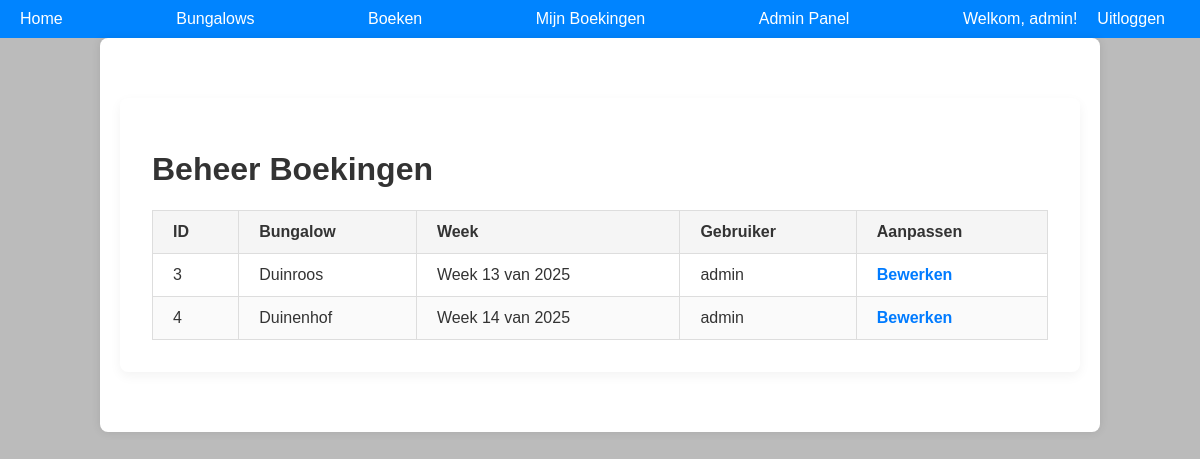
/admin/bookings (signed in), run on an earlier commit of the app's database.
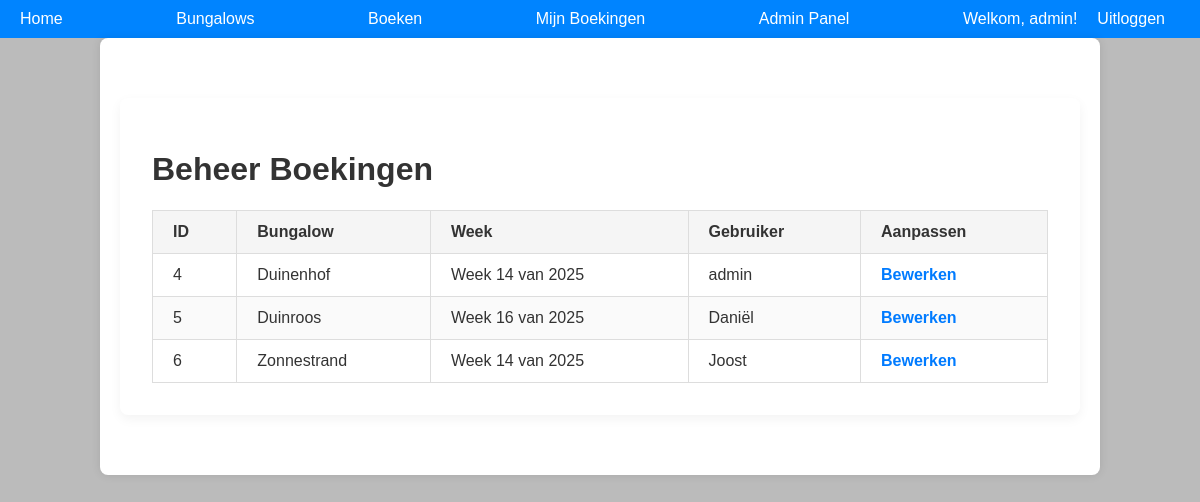
And on a later commit of the database.
### models/models.py (models this page shows, shortened)
class Guest(db.Model, UserMixin):
    id = db.Column(db.Integer, primary_key=True)
    username = db.Column(db.String(80), unique=True, nullable=False)
    email = db.Column(db.String(120), unique=True, nullable=False)  # Nieuw email veld
    password = db.Column(db.String(200), nullable=False)
    is_admin = db.Column(db.Boolean, default=False)  # Veld voor adminrechten

class Booking(db.Model):
    id = db.Column(db.Integer, primary_key=True)
    guest_id = db.Column(db.Integer, db.ForeignKey('guest.id'), nullable=False)
    bungalow_id = db.Column(db.Integer, db.ForeignKey('bungalow.id'), nullable=False)
    week = db.Column(db.Integer, nullable=False)  # Stores week number (1-52)
    guest = db.relationship('Guest', backref='bookings')
    bungalow = db.relationship('Bungalow', backref='bookings')

class Bungalow(db.Model):
    id = db.Column(db.Integer, primary_key=True)
    name = db.Column(db.String(100), unique=True, nullable=False)
    type_id = db.Column(db.Integer, db.ForeignKey('bungalow_type.id'), nullable=False)
    bungalow_type = db.relationship('BungalowType', backref='bungalows')

### app.py (the view)
@app.route('/admin/bookings')
@login_required
def admin_bookings():
    if not current_user.is_admin:
        return redirect(url_for('home'))  # Alleen admin toegang
    bookings = Booking.query.all()
    return render_template('admin_bookings.html', bookings=bookings)

### app.py (called while the page is built)
@login_manager.user_loader
def load_user(user_id):
    return Guest.query.get(int(user_id))

### templates/admin_bookings.html (shortened to what this page needs)
{% extends 'base.html' %}
{% block content %}
<div class="admin-bookings-container">
    <h1>Beheer Boekingen</h1>
    <table class="bookings-table">
        <thead>
            <tr>
                <th>ID</th>
                <th>Bungalow</th>
                <th>Week</th>
                <th>Gebruiker</th>
                <th>Aanpassen</th>
            </tr>
        </thead>
        <tbody>
            {% for booking in bookings %}
            <tr>
                <td>{{ booking.id }}</td>
                <td>{{ booking.bungalow.name }}</td>
                <td>Week {{ booking.week % 100 }} van {{ booking.week // 100 }}</td>
                <td>{{ booking.guest.username }}</td>
                <td><a href="{{ url_for('edit_booking', booking_id=booking.id) }}" class="edit-link">Bewerken</a></td>
            </tr>
            {% endfor %}
        </tbody>
    </table>
</div>
{% endblock %}

### templates/base.html (shortened to what this page needs)
<!DOCTYPE html>
<html lang="nl">
<head>
    <link rel="stylesheet" href="{{ url_for('static', filename='css/style.css') }}">
</head>
<body>
    <nav class="nav-container">
        <a href="{{ url_for('home') }}">Home</a>
        <a href="{{ url_for('bungalows') }}">Bungalows</a>
        <a href="{{ url_for('booking') }}">Boeken</a>
        {% if current_user.is_authenticated %}
        <a href="{{ url_for('my_bookings') }}">Mijn Boekingen</a>
        {% endif %}
        {% if current_user.is_authenticated and current_user.is_admin %}
            <a href="{{ url_for('admin') }}">Admin Panel</a>
        {% endif %}
        <div class="account-section">
            {% if current_user.is_authenticated %}
                <span>Welkom, {{ current_user.username }}!</span>
                <a href="{{ url_for('logout') }}">Uitloggen</a>
            {% else %}
                <a href="{{ url_for('login') }}">Inloggen</a> |
                <a href="{{ url_for('register') }}">Registreren</a>
            {% endif %}
        </div>
    </nav>
    <div class="container">
        {% block content %}{% endblock %}
    </div>
</body>
</html>

### static/css/style.css (style rules this page uses)
body { font-family: Arial, sans-serif; margin: 0; padding: 0; background-color: #bbbbbb; color: #333; }
.nav-container { display: flex; justify-content: space-between; align-items: center; background-color: #0084ff; padding: 10px 20px; }
nav a { color: white; text-decoration: none; margin-right: 15px; }
.account-section { color: white; display: flex; align-items: center; }
.account-section span { margin-right: 10px; }
.account-section a { color: white; text-decoration: none; margin-left: 10px; }
.container { width: 80%; margin: auto; padding: 20px; background: white; border-radius: 8px; box-shadow: 0px 0px 10px rgba(0, 0, 0, 0.1); }
.container { z-index: 1; position: relative; }
.admin-bookings-container { max-width: 900px; margin: 40px auto; padding: 2rem; background: #fff; border-radius: 8px; box-shadow: 0 4px 12px rgba(0,0,0,0.05); }
.bookings-table { width: 100%; border-collapse: collapse; margin-top: 1rem; }
.bookings-table thead { background-color: #f5f5f5; }
.bookings-table th, .bookings-table td { padding: 12px 20px; border: 1px solid #ddd; text-align: left; }
.bookings-table tr:nth-child(even) { background-color: #fafafa; }
.edit-link { color: #007bff; font-weight: bold; text-decoration: none; }

What changed in the data, as far as the page shows it:
removed Booking: id "3", bungalow.name "Duinroos", booking.week%100 "13", week "2025", guest.username "admin"
added Booking: id "5", bungalow.name "Duinroos", booking.week%100 "16", week "2025", guest.username "Daniël"
added Booking: id "6", bungalow.name "Zonnestrand", booking.week%100 "14", week "2025", guest.username "Joost"
